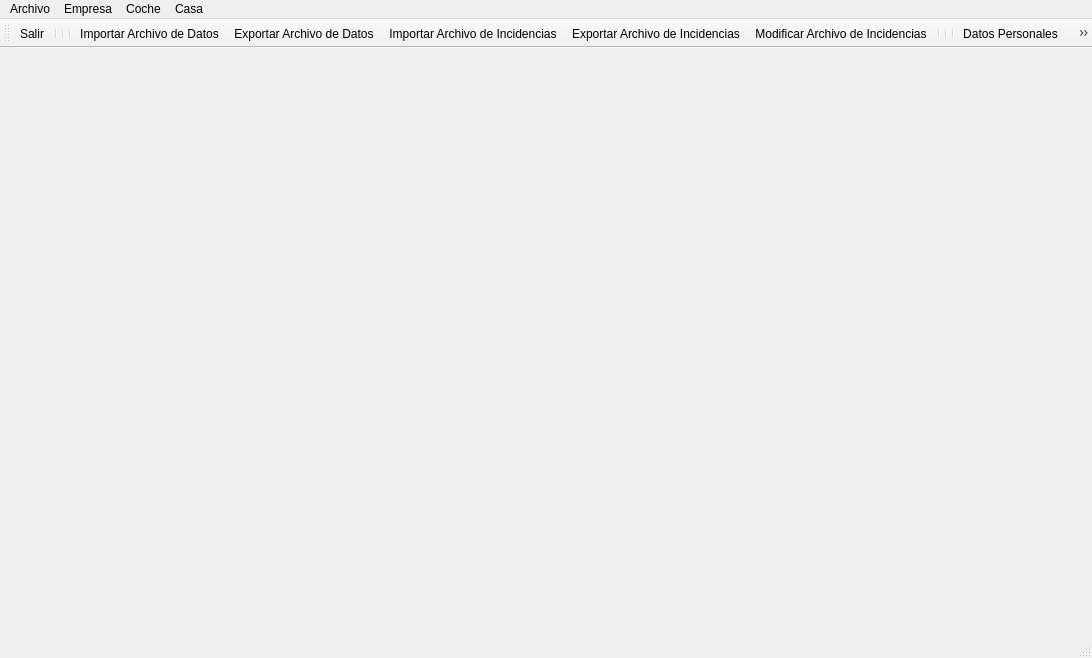
<?xml version="1.0" encoding="UTF-8"?>
<ui version="4.0">
 <class>MainWindow</class>
 <widget class="QMainWindow" name="MainWindow">
  <property name="geometry">
   <rect>
    <x>0</x>
    <y>0</y>
    <width>1092</width>
    <height>658</height>
   </rect>
  </property>
  <property name="windowTitle">
   <string>MainWindow</string>
  </property>
  <widget class="QWidget" name="centralwidget"/>
  <widget class="QMenuBar" name="menubar">
   <property name="geometry">
    <rect>
     <x>0</x>
     <y>0</y>
     <width>1092</width>
     <height>22</height>
    </rect>
   </property>
   <widget class="QMenu" name="menuArchivo">
    <property name="title">
     <string>Archivo</string>
    </property>
    <widget class="QMenu" name="menuExportar">
     <property name="title">
      <string>Exportar...</string>
     </property>
     <addaction name="actionExportar_Archivo_de_Datos"/>
     <addaction name="actionExportar_Archivo_de_Incidencias"/>
    </widget>
    <widget class="QMenu" name="menuImportar">
     <property name="title">
      <string>Importar...</string>
     </property>
     <addaction name="actionImportar_Archivo_de_Datos"/>
     <addaction name="actionImportar_Archivo_de_Incidencias"/>
    </widget>
    <addaction name="separator"/>
    <addaction name="separator"/>
    <addaction name="separator"/>
    <addaction name="menuImportar"/>
    <addaction name="menuExportar"/>
    <addaction name="actionModificar_Incidencias"/>
    <addaction name="actionSalir"/>
   </widget>
   <widget class="QMenu" name="menuEdicci_n">
    <property name="title">
     <string>Empresa</string>
    </property>
    <widget class="QMenu" name="menuDatos">
     <property name="title">
      <string>Datos</string>
     </property>
     <addaction name="actionDatos_Personales"/>
     <addaction name="actionDatos_Centro_Trabajo"/>
     <addaction name="actionDatos_Empleado"/>
    </widget>
    <widget class="QMenu" name="menuRegistros">
     <property name="title">
      <string>Registros</string>
     </property>
     <addaction name="actionRegistro_Unidades_N_mina"/>
     <addaction name="actionRegistro_D_as_Festivos"/>
     <addaction name="actionRegistro_Vacaciones"/>
    </widget>
    <widget class="QMenu" name="menuNominas">
     <property name="title">
      <string>Nominas</string>
     </property>
     <addaction name="actionCrear_N_mina"/>
     <addaction name="actionCargar_Nomina"/>
    </widget>
    <widget class="QMenu" name="menuType_Here">
     <property name="title">
      <string>Type Here</string>
     </property>
    </widget>
    <addaction name="actionCalendario_Laboral"/>
    <addaction name="menuDatos"/>
    <addaction name="menuRegistros"/>
    <addaction name="menuNominas"/>
    <addaction name="menuType_Here"/>
   </widget>
   <widget class="QMenu" name="menuCoche">
    <property name="title">
     <string>Coche</string>
    </property>
   </widget>
   <widget class="QMenu" name="menuCasa">
    <property name="title">
     <string>Casa</string>
    </property>
   </widget>
   <addaction name="menuArchivo"/>
   <addaction name="menuEdicci_n"/>
   <addaction name="menuCoche"/>
   <addaction name="menuCasa"/>
  </widget>
  <widget class="QStatusBar" name="statusbar"/>
  <widget class="QToolBar" name="toolBar">
   <property name="windowTitle">
    <string>toolBar</string>
   </property>
   <attribute name="toolBarArea">
    <enum>TopToolBarArea</enum>
   </attribute>
   <attribute name="toolBarBreak">
    <bool>false</bool>
   </attribute>
   <addaction name="actionSalir"/>
   <addaction name="separator"/>
   <addaction name="separator"/>
   <addaction name="separator"/>
   <addaction name="actionImportar_Archivo_de_Datos"/>
   <addaction name="actionExportar_Archivo_de_Datos"/>
   <addaction name="actionImportar_Archivo_de_Incidencias"/>
   <addaction name="actionExportar_Archivo_de_Incidencias"/>
   <addaction name="actionModificar_Incidencias"/>
   <addaction name="separator"/>
   <addaction name="separator"/>
   <addaction name="separator"/>
   <addaction name="actionDatos_Personales"/>
   <addaction name="actionDatos_Centro_Trabajo"/>
   <addaction name="actionDatos_Empleado"/>
   <addaction name="actionRegistro_Unidades_N_mina"/>
   <addaction name="actionRegistro_D_as_Festivos"/>
   <addaction name="actionRegistro_Vacaciones"/>
   <addaction name="actionCalendario_Laboral"/>
   <addaction name="actionCrear_N_mina"/>
   <addaction name="actionCargar_Nomina"/>
  </widget>
  <action name="actionSalir">
   <property name="icon">
    <iconset resource="imagenes/imagenes.qrc">
     <normaloff>:/salir.jpeg</normaloff>:/salir.jpeg</iconset>
   </property>
   <property name="text">
    <string>Salir</string>
   </property>
  </action>
  <action name="actionImportar_Archivo_de_Datos">
   <property name="icon">
    <iconset resource="imagenes/imagenes.qrc">
     <normaloff>:/importardatos.png</normaloff>:/importardatos.png</iconset>
   </property>
   <property name="text">
    <string>Importar Archivo de Datos</string>
   </property>
  </action>
  <action name="actionImportar_Archivo_de_Incidencias">
   <property name="icon">
    <iconset resource="imagenes/imagenes.qrc">
     <normaloff>:/importarincidencias.png</normaloff>:/importarincidencias.png</iconset>
   </property>
   <property name="text">
    <string>Importar Archivo de Incidencias</string>
   </property>
  </action>
  <action name="actionExportar_Archivo_de_Datos">
   <property name="icon">
    <iconset resource="imagenes/imagenes.qrc">
     <normaloff>:/exportardatos.png</normaloff>:/exportardatos.png</iconset>
   </property>
   <property name="text">
    <string>Exportar Archivo de Datos</string>
   </property>
  </action>
  <action name="actionExportar_Archivo_de_Incidencias">
   <property name="icon">
    <iconset resource="imagenes/imagenes.qrc">
     <normaloff>:/exportarincidencias.png</normaloff>:/exportarincidencias.png</iconset>
   </property>
   <property name="text">
    <string>Exportar Archivo de Incidencias</string>
   </property>
  </action>
  <action name="actionDatos_Personales">
   <property name="icon">
    <iconset resource="imagenes/imagenes.qrc">
     <normaloff>:/user.png</normaloff>:/user.png</iconset>
   </property>
   <property name="text">
    <string>Datos Personales</string>
   </property>
  </action>
  <action name="actionDatos_Centro_Trabajo">
   <property name="icon">
    <iconset resource="imagenes/imagenes.qrc">
     <normaloff>:/compania.png</normaloff>:/compania.png</iconset>
   </property>
   <property name="text">
    <string>Datos Centro Trabajo</string>
   </property>
  </action>
  <action name="actionDatos_Empleado">
   <property name="icon">
    <iconset resource="imagenes/imagenes.qrc">
     <normaloff>:/empleado.jpeg</normaloff>:/empleado.jpeg</iconset>
   </property>
   <property name="text">
    <string>Datos Empleado</string>
   </property>
  </action>
  <action name="actionRegistro_Unidades_N_mina">
   <property name="icon">
    <iconset resource="imagenes/imagenes.qrc">
     <normaloff>:/euro.png</normaloff>:/euro.png</iconset>
   </property>
   <property name="text">
    <string>Registro Unidades Nómina</string>
   </property>
  </action>
  <action name="actionRegistro_D_as_Festivos">
   <property name="icon">
    <iconset resource="imagenes/imagenes.qrc">
     <normaloff>:/festivo.png</normaloff>:/festivo.png</iconset>
   </property>
   <property name="text">
    <string>Registro Días Festivos</string>
   </property>
  </action>
  <action name="actionRegistro_Vacaciones">
   <property name="icon">
    <iconset resource="imagenes/imagenes.qrc">
     <normaloff>:/vacaciones.png</normaloff>:/vacaciones.png</iconset>
   </property>
   <property name="text">
    <string>Registro Vacaciones</string>
   </property>
  </action>
  <action name="actionCalendario_Laboral">
   <property name="icon">
    <iconset resource="imagenes/imagenes.qrc">
     <normaloff>:/calendariolaboral.jpg</normaloff>:/calendariolaboral.jpg</iconset>
   </property>
   <property name="text">
    <string>Calendario Laboral</string>
   </property>
  </action>
  <action name="actionCrear_N_mina">
   <property name="icon">
    <iconset resource="imagenes/imagenes.qrc">
     <normaloff>:/crearnomina.png</normaloff>:/crearnomina.png</iconset>
   </property>
   <property name="text">
    <string>Crear Nómina</string>
   </property>
  </action>
  <action name="actionCargar_Nomina">
   <property name="icon">
    <iconset resource="imagenes/imagenes.qrc">
     <normaloff>:/abrir.jpeg</normaloff>:/abrir.jpeg</iconset>
   </property>
   <property name="text">
    <string>Cargar Nomina</string>
   </property>
  </action>
  <action name="actionModificar_Incidencias">
   <property name="icon">
    <iconset resource="imagenes/imagenes.qrc">
     <normaloff>:/modificarbd.png</normaloff>:/modificarbd.png</iconset>
   </property>
   <property name="text">
    <string>Modificar Archivo de Incidencias</string>
   </property>
  </action>
 </widget>
 <resources>
  <include location="imagenes/imagenes.qrc"/>
 </resources>
 <connections/>
</ui>
